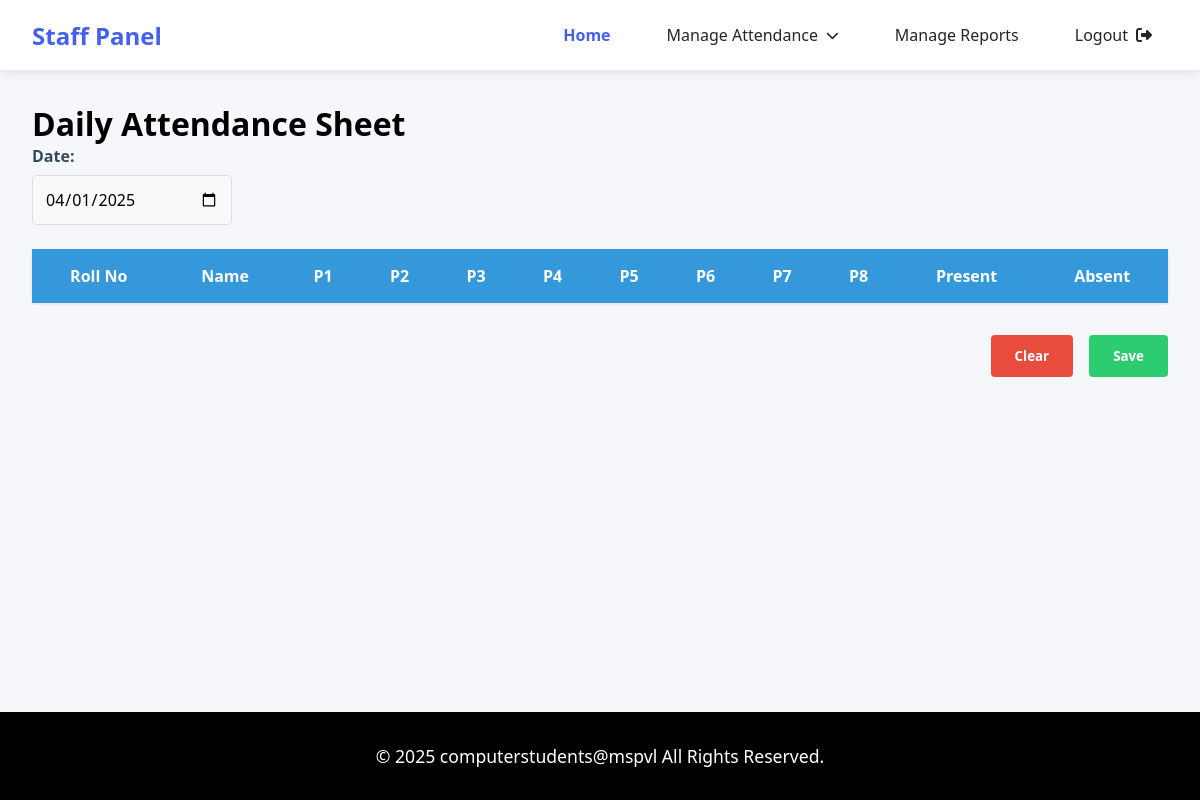
The page /mark_attendance/1 on the database as committed earlier.
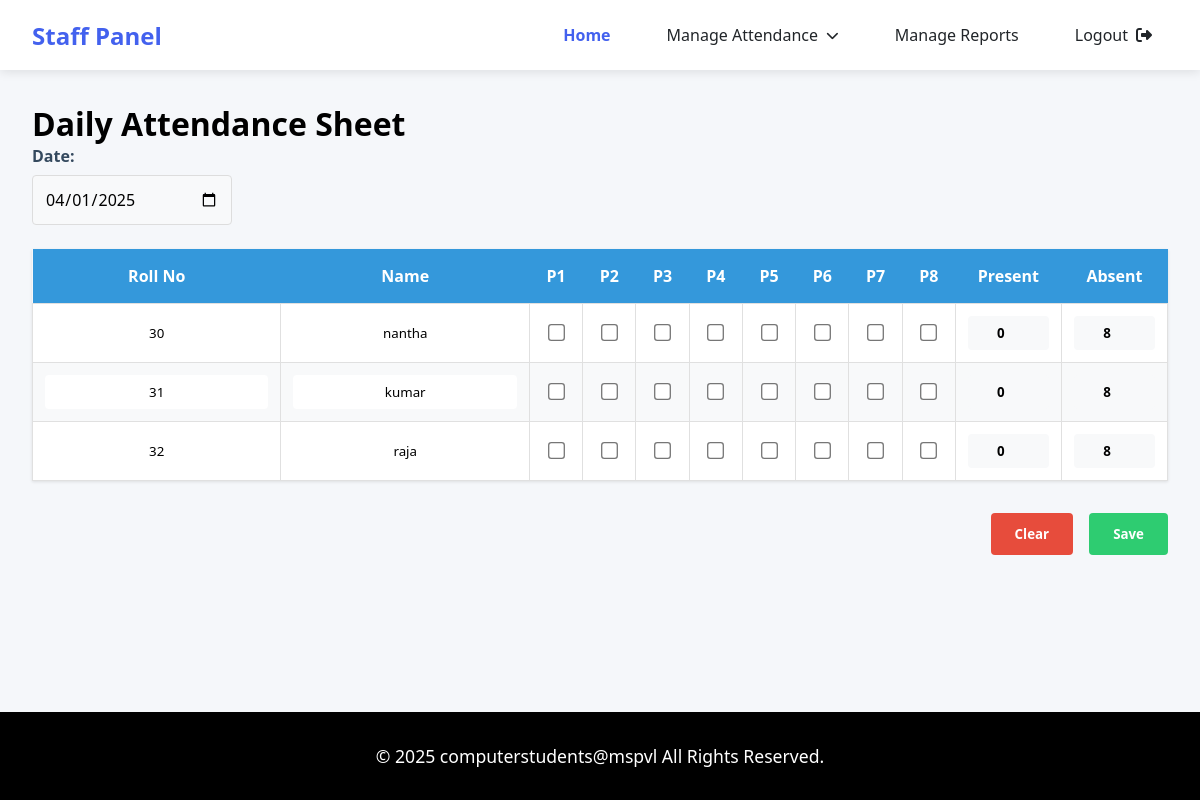
The same page on the database as committed later.
### tables this page shows
CREATE TABLE "students_tb" (
	"rollno"	INTEGER NOT NULL,
	"name"	TEXT NOT NULL,
	"email"	TEXT NOT NULL,
	"dept"	TEXT NOT NULL,
	"year"	TEXT,
	"classid"	INTEGER NOT NULL,
	"classname"	TEXT,
	PRIMARY KEY("rollno")
);

### app.py (the view)
@app.route('/mark_attendance/<int:classid>')
def mark_attendance(classid):
    con = sqlite3.connect('spm_db.db')
    con.row_factory = sqlite3.Row  # For dictionary-like access
    cur = con.cursor()
    cur.execute("SELECT rollno, name FROM students_tb WHERE classid = ?", (classid,))
    data = cur.fetchall()
    con.close()
    return render_template('staff/attendance_sheet.html',data=data)

### templates/staff/attendance_sheet.html (shortened to what this page needs)
<!DOCTYPE html>
<html lang="en">
<head>
    <link rel="stylesheet" href="https://cdnjs.cloudflare.com/ajax/libs/font-awesome/6.4.0/css/all.min.css">
    <link rel="stylesheet" href="static/css/style.css">
</head>
<body>
    <nav class="navbar">
        <a href="#" class="navbar-brand">Staff Panel</a>
        <div class="nav-menu">
            <a href="#" class="nav-item active">Home</a>
            <div class="dropdown">
                <a href="#" class="nav-item dropdown-toggle">Manage Attendance</a>
            </div>
            <a href="report_generate_form.html" class="nav-item">Manage Reports</a>
            <a href="{{url_for('login')}}" class="nav-item" id="logout-link">
                <span>Logout</span>
                <i class="fas fa-sign-out-alt"></i>
            </a>
        </div>
    </nav>
    <div class="main-content">
        <h1>Daily Attendance Sheet</h1>
        <form id="attendanceForm" action="#" method="POST">
            <div class="date-input">
                <label for="attendanceDate">Date:</label>
                <input type="date" id="attendanceDate" name="attendanceDate" required>
            </div>
            <table id="attendanceTable">
                <thead>
                    <tr>
                        <th>Roll No</th>
                        <th>Name</th>
                        <th>P1</th>
                        <th>P2</th>
                        <th>P3</th>
                        <th>P4</th>
                        <th>P5</th>
                        <th>P6</th>
                        <th>P7</th>
                        <th>P8</th>
                        <th>Present</th>
                        <th>Absent</th>
                    </tr>
                </thead>
                <tbody>
                    {% for row in data %}
                    <tr>
                        <td><input type="text" name="rollno_1" value="{{ row['rollno'] }}" required></td>
                        <td><input type="text" name="name_1" value="{{ row['name'] }}" required></td>
                        <td><input type="checkbox" name="p1_1" class="period-checkbox"></td>
                        <td><input type="checkbox" name="p2_1" class="period-checkbox"></td>
                        <td><input type="checkbox" name="p3_1" class="period-checkbox"></td>
                        <td><input type="checkbox" name="p4_1" class="period-checkbox"></td>
                        <td><input type="checkbox" name="p5_1" class="period-checkbox"></td>
                        <td><input type="checkbox" name="p6_1" class="period-checkbox"></td>
                        <td><input type="checkbox" name="p7_1" class="period-checkbox"></td>
                        <td><input type="checkbox" name="p8_1" class="period-checkbox"></td>
                        <td><input type="number" name="present_1" value="0" min="0" max="8" readonly></td>
                        <td><input type="number" name="absent_1" value="8" min="0" max="8" readonly></td>
                    </tr>
                    {% endfor %}
                </tbody>
            </table>
            <div class="action-buttons">
                <button type="button" id="clearBtn">Clear</button>
                <button type="submit" id="saveBtn">Save</button>
            </div>
        </form>
    </div>
    <footer class="footer">
        <p class="copyright">© 2025 computerstudents@mspvl All Rights Reserved.</p>
    </footer>
</body>
</html>

Rows that differ between the two databases and show on the page:
now on this page (row edited): students_tb: rollno_1 "30", name_1 "nantha"
now on this page (row edited): students_tb: rollno_1 "31", name_1 "kumar"
now on this page (row edited): students_tb: rollno_1 "32", name_1 "raja"
